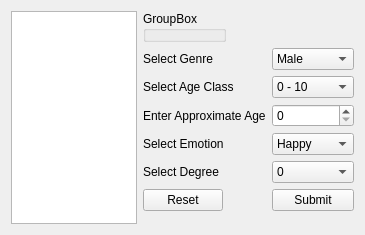
<?xml version="1.0" encoding="UTF-8"?>
<ui version="4.0">
 <class>Annotation_Window</class>
 <widget class="QWidget" name="Annotation_Window">
  <property name="geometry">
   <rect>
    <x>0</x>
    <y>0</y>
    <width>365</width>
    <height>235</height>
   </rect>
  </property>
  <property name="windowTitle">
   <string>Annotation</string>
  </property>
  <layout class="QHBoxLayout" name="horizontalLayout">
   <item>
    <layout class="QVBoxLayout" name="verticalLayout">
     <item>
      <widget class="QListView" name="listView"/>
     </item>
    </layout>
   </item>
   <item>
    <layout class="QFormLayout" name="formLayout_3">
     <item row="0" column="0">
      <widget class="QGroupBox" name="groupBox">
       <property name="title">
        <string>GroupBox</string>
       </property>
      </widget>
     </item>
     <item row="1" column="0">
      <widget class="QLabel" name="label">
       <property name="text">
        <string>Select Genre</string>
       </property>
      </widget>
     </item>
     <item row="3" column="0">
      <widget class="QLabel" name="label_3">
       <property name="text">
        <string>Enter Approximate Age</string>
       </property>
      </widget>
     </item>
     <item row="3" column="1">
      <widget class="QSpinBox" name="spinBox"/>
     </item>
     <item row="4" column="0">
      <widget class="QLabel" name="label_4">
       <property name="text">
        <string>Select Emotion</string>
       </property>
      </widget>
     </item>
     <item row="4" column="1">
      <widget class="QComboBox" name="comboBox_2">
       <item>
        <property name="text">
         <string>Happy</string>
        </property>
       </item>
       <item>
        <property name="text">
         <string>Unhappy</string>
        </property>
       </item>
       <item>
        <property name="text">
         <string>Angry</string>
        </property>
       </item>
       <item>
        <property name="text">
         <string>Disgust</string>
        </property>
       </item>
       <item>
        <property name="text">
         <string>Neutral</string>
        </property>
       </item>
      </widget>
     </item>
     <item row="5" column="1">
      <widget class="QComboBox" name="comboBox_4">
       <item>
        <property name="text">
         <string>0</string>
        </property>
       </item>
       <item>
        <property name="text">
         <string>25</string>
        </property>
       </item>
       <item>
        <property name="text">
         <string>50</string>
        </property>
       </item>
       <item>
        <property name="text">
         <string>75</string>
        </property>
       </item>
       <item>
        <property name="text">
         <string>100</string>
        </property>
       </item>
      </widget>
     </item>
     <item row="6" column="0">
      <widget class="QPushButton" name="pushButton">
       <property name="text">
        <string>Reset</string>
       </property>
      </widget>
     </item>
     <item row="2" column="0">
      <widget class="QLabel" name="label_2">
       <property name="text">
        <string>Select Age Class</string>
       </property>
      </widget>
     </item>
     <item row="5" column="0">
      <widget class="QLabel" name="label_5">
       <property name="text">
        <string>Select Degree</string>
       </property>
      </widget>
     </item>
     <item row="2" column="1">
      <widget class="QComboBox" name="comboBox_3">
       <item>
        <property name="text">
         <string>0 - 10</string>
        </property>
       </item>
       <item>
        <property name="text">
         <string>11 - 17</string>
        </property>
       </item>
       <item>
        <property name="text">
         <string>18 - 29</string>
        </property>
       </item>
       <item>
        <property name="text">
         <string>30 - 40</string>
        </property>
       </item>
       <item>
        <property name="text">
         <string>Above 40</string>
        </property>
       </item>
      </widget>
     </item>
     <item row="6" column="1">
      <widget class="QPushButton" name="pushButton_2">
       <property name="text">
        <string>Submit</string>
       </property>
      </widget>
     </item>
     <item row="1" column="1">
      <widget class="QComboBox" name="comboBox">
       <item>
        <property name="text">
         <string>Male</string>
        </property>
       </item>
       <item>
        <property name="text">
         <string>Female</string>
        </property>
       </item>
      </widget>
     </item>
    </layout>
   </item>
  </layout>
 </widget>
 <resources/>
 <connections/>
</ui>
